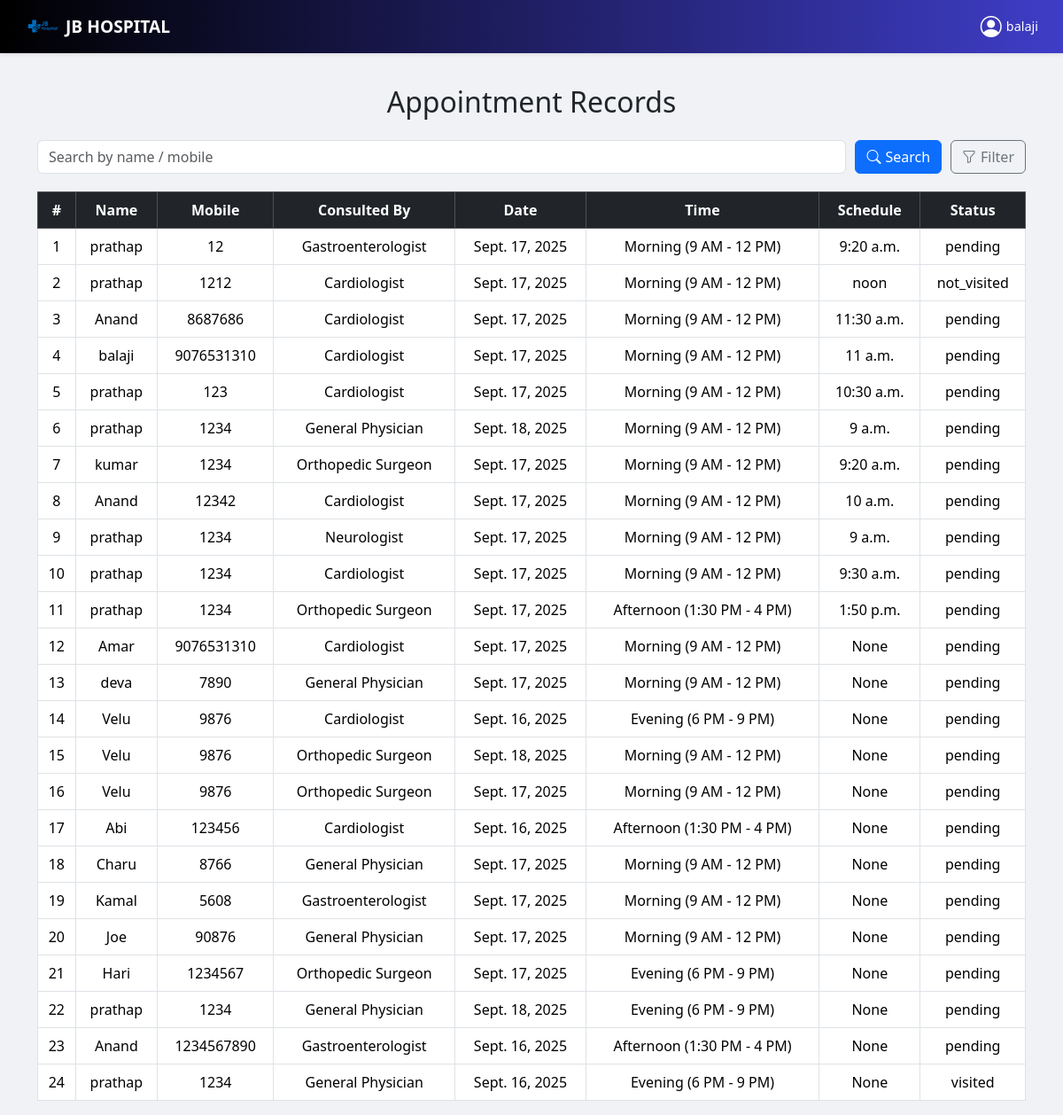
The app's page /appointmentrecords (signed in) with its own data.
### Healthcare/models.py (models this page shows, shortened)
class Appointment(models.Model):
    patient = models.ForeignKey('CustomUser', on_delete=models.SET_NULL, null=True, blank=True)
    staff = models.ForeignKey('StaffUser', on_delete=models.SET_NULL, null=True, blank=True)
    name = models.CharField(max_length=100)
    age = models.PositiveIntegerField()
    phone = models.CharField(max_length=15)
    gender = models.CharField(max_length=10, choices=[('Male','Male'), ('Female','Female'), ('Other','Other')])
    DOCTOR_CHOICES = [
        ('cardiologist', 'Cardiologist'),
        ('gastroenterologist', 'Gastroenterologist'),
        ('orthopedic', 'Orthopedic Surgeon'),
        ('general_physician', 'General Physician'),
        ('neurologist', 'Neurologist'),
        ('dermatologist', 'Dermatologist'),
    ]
    specialist = models.CharField(max_length=50, choices=DOCTOR_CHOICES)
    appointment_date = models.DateField(default=timezone.now)
    TIME_SLOT_CHOICES = [
        ('morning', 'Morning (9 AM - 12 PM)'),
        ('afternoon', 'Afternoon (1:30 PM - 4 PM)'),
        ('evening', 'Evening (6 PM - 9 PM)'),
    ]
    time_slot = models.CharField(max_length=20, choices=TIME_SLOT_CHOICES, default='morning')
    consultation_time = models.TimeField(null=True, blank=True)
    created_at = models.DateTimeField(auto_now_add=True)
    STATUS_CHOICES = [
        ('pending', 'Pending'),
        ('visited', 'Visited'),
        ('not_visited', 'Not Visited'),
    ]
    status = models.CharField(max_length=20, choices=STATUS_CHOICES, default='pending')

### Healthcare/views.py (the view)
# urls.py: path("appointmentrecords",views.appointment_records, name="appointment_records"),
def appointment_records(request):
    search = request.GET.get('search', '').strip()
    specialist = request.GET.get('specialist', '').strip()
    appointments = Appointment.objects.all().order_by('-created_at')
    if search:
        appointments = appointments.filter(
            Q(name__icontains=search) |
            Q(phone__icontains=search)
        )
    if specialist:
        appointments = appointments.filter(specialist=specialist)
    context = {
        "appointments": appointments,
        "search": search,
        "specialist": specialist,
        "specialist_choices": Appointment.DOCTOR_CHOICES,  # 👈 for dropdown
        "show_nav": True,
    }
    return render(request, "appointment_records.html", context)

### template/appointment_records.html (shortened to what this page needs)
{% extends 'index.html' %}
{% load static %}
{% block content %}
<div class="container ">
  <h2 class="mb-4 text-center">Appointment Records</h2>
  <form method="get" class="search-filter-bar">
    <input type="text" name="search" value="{{ search }}" placeholder="Search by name / mobile" class="form-control">
    <button type="submit" class="btn btn-primary">
      <i class="bi bi-search"></i> Search
    </button>
    <div class="filter-dropdown">
      <button type="button" class="btn btn-outline-secondary" id="filterToggle">
        <i class="bi bi-funnel"></i> Filter
      </button>
    </div>
  </form>
  <div class="table-responsive">
    <table class="table table-bordered table-hover text-center align-middle">
      <thead class="table-dark">
        <tr>
          <th>#</th>
          <th>Name</th>
          <th>Mobile</th>
          <th>Consulted By</th>
          <th>Date</th>
          <th>Time</th>
          <th>Schedule</th>
          <th>Status</th>
        </tr>
      </thead>
      <tbody>
        {% for a in appointments %}
        <tr>
          <td> {{ forloop.counter }} </td>
          <td> {{ a.name }} </td>
          <td> {{ a.phone }} </td>
          <td> {{ a.get_specialist_display }} </td>
          <td> {{ a.appointment_date }} </td>
          <td> {{ a.get_time_slot_display }} </td>
          <td> {{ a.consultation_time }} </td>
          <td> {{ a.status }} </td>
        </tr>
        {% empty %}
        <tr><td colspan="7" class="text-center">No records found.</td></tr>
        {% endfor %}
      </tbody>
    </table>
  </div>
</div>
{% endblock content %}

### template/nav.html (shortened to what this page needs)
{% load static %}
{% block content %}
<nav class="navbar fixed-top shadow-sm">
  <div class="container-fluid d-flex justify-content-between align-items-center">
    <a class="navbar-brand" href="{% url 'staff' %}">
      <img src="{% static 'images/JB_Hospital.png' %}" alt="JB Hospital Logo">
      <span>JB HOSPITAL</span>
    </a>
    <ul class="navbar-nav flex-row align-items-center mb-0">
      {% if request.session.staff_id %}
      <li class="nav-item">
        <div class="user-block" id="popoverStaff" data-bs-toggle="popover" data-bs-html="true"
             data-bs-content='
            <a href="{% url "staff_account" %}" class="btn btn-primary btn-sm w-100 mb-2">My Account</a>
             <a href="{% url "today_appointments" %}" class="btn btn-primary btn-sm w-100 mb-2">Appointments</a>
             <a href="{% url "appointment_records" %}" class="btn btn-primary btn-sm w-100 mb-2">Records</a>
             <a href="{% url "staff_logout" %}" class="btn btn-danger btn-sm w-100">Logout</a>
             '>
          <i class="bi bi-person-circle user-icon"></i>
          <span class="user-text">{{ request.session.staff_name }}</span>
        </div>
      </li>
      {% endif %}
    </ul>
  </div>
</nav>
{% endblock content %}

### template/nav.html (style rules this page uses)
.navbar { background: linear-gradient(to right, black, #3f3dc7); padding: 0.3rem 1rem; margin-bottom: 90px; }
.navbar-brand, .navbar-nav .nav-link { color: #fff !important; font-weight: 500; }
.navbar-brand { display: flex; align-items: center; gap: 6px; }
.navbar-brand img { height: 40px; width: auto; }
.navbar-brand span { font-size: 1.2rem; font-weight: bold; line-height: 1; }
.user-block { display: flex; align-items: center; justify-content: center; color: #fff !important; text-align: center; font-weight: 500; cursor: pointer; }
.user-icon { font-size: 1.5rem; margin-right: 5px; }
.user-text { font-size: 0.9rem; line-height: 1; }

### template/appointment_records.html (style rules this page uses)
.container { margin-top: 8%; }
.search-filter-bar { display: flex; flex-wrap: wrap; gap: 10px; margin-bottom: 20px; }
.search-filter-bar input { flex: 1; }
.search-filter-bar button { display: flex; align-items: center; gap: 5px; }
.filter-dropdown { position: relative; }
.table-responsive { overflow-x: auto; }

### records on screen
Appointment: session.staff_name "balaji", name "balaji", phone "9076531310", specialist "Cardiologist", appointment_date "Sept. 17, 2025", time_slot "Morning (9 AM - 12 PM)", consultation_time "11 a.m.", status "pending"
Appointment: name "prathap", phone "12", specialist "Gastroenterologist", appointment_date "Sept. 17, 2025", time_slot "Morning (9 AM - 12 PM)", consultation_time "9:20 a.m.", status "pending"
Appointment: name "prathap", phone "1212", specialist "Cardiologist", appointment_date "Sept. 17, 2025", time_slot "Morning (9 AM - 12 PM)", consultation_time "noon", status "not_visited"
Appointment: name "Anand", phone "8687686", specialist "Cardiologist", appointment_date "Sept. 17, 2025", time_slot "Morning (9 AM - 12 PM)", consultation_time "11:30 a.m.", status "pending"
Appointment: name "prathap", phone "123", specialist "Cardiologist", appointment_date "Sept. 17, 2025", time_slot "Morning (9 AM - 12 PM)", consultation_time "10:30 a.m.", status "pending"
Appointment: name "prathap", phone "1234", specialist "General Physician", appointment_date "Sept. 18, 2025", time_slot "Morning (9 AM - 12 PM)", consultation_time "9 a.m.", status "pending"
Appointment: name "kumar", phone "1234", specialist "Orthopedic Surgeon", appointment_date "Sept. 17, 2025", time_slot "Morning (9 AM - 12 PM)", consultation_time "9:20 a.m.", status "pending"
Appointment: name "Anand", phone "12342", specialist "Cardiologist", appointment_date "Sept. 17, 2025", time_slot "Morning (9 AM - 12 PM)", consultation_time "10 a.m.", status "pending"
Appointment: name "prathap", phone "1234", specialist "Neurologist", appointment_date "Sept. 17, 2025", time_slot "Morning (9 AM - 12 PM)", consultation_time "9 a.m.", status "pending"
Appointment: name "prathap", phone "1234", specialist "Cardiologist", appointment_date "Sept. 17, 2025", time_slot "Morning (9 AM - 12 PM)", consultation_time "9:30 a.m.", status "pending"
Appointment: name "prathap", phone "1234", specialist "Orthopedic Surgeon", appointment_date "Sept. 17, 2025", time_slot "Afternoon (1:30 PM - 4 PM)", consultation_time "1:50 p.m.", status "pending"
Appointment: name "Amar", phone "9076531310", specialist "Cardiologist", appointment_date "Sept. 17, 2025", time_slot "Morning (9 AM - 12 PM)", consultation_time "None", status "pending"
Appointment: name "deva", phone "7890", specialist "General Physician", appointment_date "Sept. 17, 2025", time_slot "Morning (9 AM - 12 PM)", consultation_time "None", status "pending"
Appointment: name "Velu", phone "9876", specialist "Cardiologist", appointment_date "Sept. 16, 2025", time_slot "Evening (6 PM - 9 PM)", consultation_time "None", status "pending"
Appointment: name "Velu", phone "9876", specialist "Orthopedic Surgeon", appointment_date "Sept. 18, 2025", time_slot "Morning (9 AM - 12 PM)", consultation_time "None", status "pending"
Appointment: name "Velu", phone "9876", specialist "Orthopedic Surgeon", appointment_date "Sept. 17, 2025", time_slot "Morning (9 AM - 12 PM)", consultation_time "None", status "pending"
Appointment: name "Abi", phone "123456", specialist "Cardiologist", appointment_date "Sept. 16, 2025", time_slot "Afternoon (1:30 PM - 4 PM)", consultation_time "None", status "pending"
Appointment: name "Charu", phone "8766", specialist "General Physician", appointment_date "Sept. 17, 2025", time_slot "Morning (9 AM - 12 PM)", consultation_time "None", status "pending"
Appointment: name "Kamal", phone "5608", specialist "Gastroenterologist", appointment_date "Sept. 17, 2025", time_slot "Morning (9 AM - 12 PM)", consultation_time "None", status "pending"
Appointment: name "Joe", phone "90876", specialist "General Physician", appointment_date "Sept. 17, 2025", time_slot "Morning (9 AM - 12 PM)", consultation_time "None", status "pending"
Appointment: name "Hari", phone "1234567", specialist "Orthopedic Surgeon", appointment_date "Sept. 17, 2025", time_slot "Evening (6 PM - 9 PM)", consultation_time "None", status "pending"
Appointment: name "prathap", phone "1234", specialist "General Physician", appointment_date "Sept. 18, 2025", time_slot "Evening (6 PM - 9 PM)", consultation_time "None", status "pending"
Appointment: name "Anand", phone "1234567890", specialist "Gastroenterologist", appointment_date "Sept. 16, 2025", time_slot "Afternoon (1:30 PM - 4 PM)", consultation_time "None", status "pending"
Appointment: name "prathap", phone "1234", specialist "General Physician", appointment_date "Sept. 16, 2025", time_slot "Evening (6 PM - 9 PM)", consultation_time "None", status "visited"
